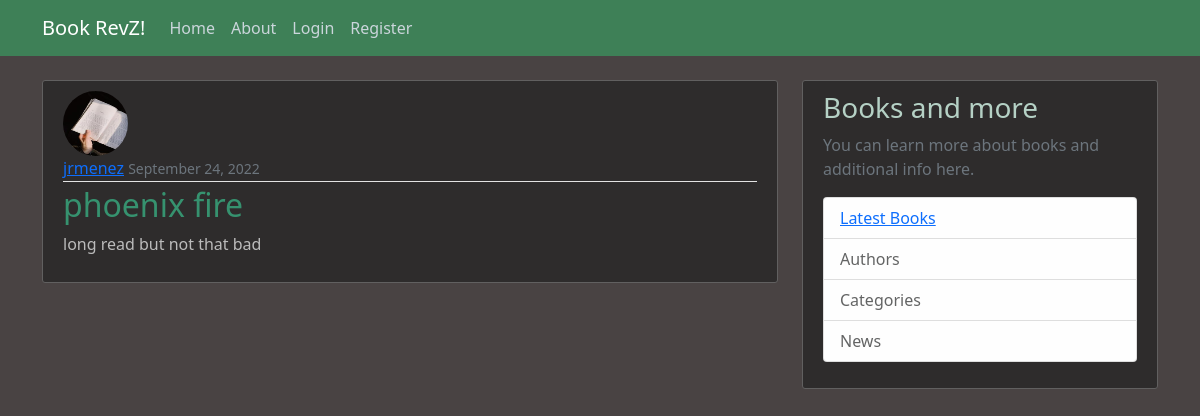
Screenshot of /post/3/ with the database file from the repository.
### blog/models.py (models this page shows, shortened)
class Post(models.Model):
    title = models.CharField(max_length=100)
    content = models.TextField()
    date_posted = models.DateTimeField(default=timezone.now)
    author = models.ForeignKey(User, on_delete=models.CASCADE)

### users/models.py (models this page shows, shortened)
class Profile(models.Model):
    user = models.OneToOneField(User, on_delete=models.CASCADE)
    image = models.ImageField(default='default.jpg', upload_to='profile_pics')

### blog/views.py (the view)
# urls.py: path('post/<int:pk>/', PostDetailView.as_view(), name='post-detail'),
class PostDetailView(DetailView):
    model = Post

### blog/templates/blog/post_detail.html (shortened to what this page needs)
{% extends "blog/base.html" %}
{% block content %}
  <article class="media content-section">
    <img class="rounded-circle article-img" src="{{ object.author.profile.image.url }}">
    <div class="media-body">
      <div class="article-metadata">
        <a class="mr-2" href="{% url 'user-posts' object.author.username %}">{{ object.author }}</a>
        <small class="text-muted">{{ object.date_posted|date:"F d, Y" }}</small>
      </div>
      <h2 class="article-title">{{ object.title }}</h2>
      <p class="article-content">{{ object.content }}</p>
    </div>
  </article>
{% endblock content %}

### blog/static/blog/main.css (style rules this page uses)
body { background: #494343; color: #bbbbbb; margin-top: 5rem; }
h1, h2, h3, h4, h5, h6 { color: #b8d4c8fa; }
.content-section { background: #2e2c2c; padding: 10px 20px; border: 1px solid #616060; border-radius: 3px; margin-bottom: 20px; }
.article-title { color: #36926f; }
.article-content { white-space: pre-line; }
.article-img { height: 65px; width: 65px; margin-right: 16px; }
.article-metadata { padding-bottom: 1px; margin-bottom: 4px; border-bottom: 1px solid #e3e3e3 }

### rows the page displays
Post: author.profile.image (placeholder picture), author "jrmenez", date_posted "September 24, 2022", title "phoenix fire", content "long read but not that bad"
